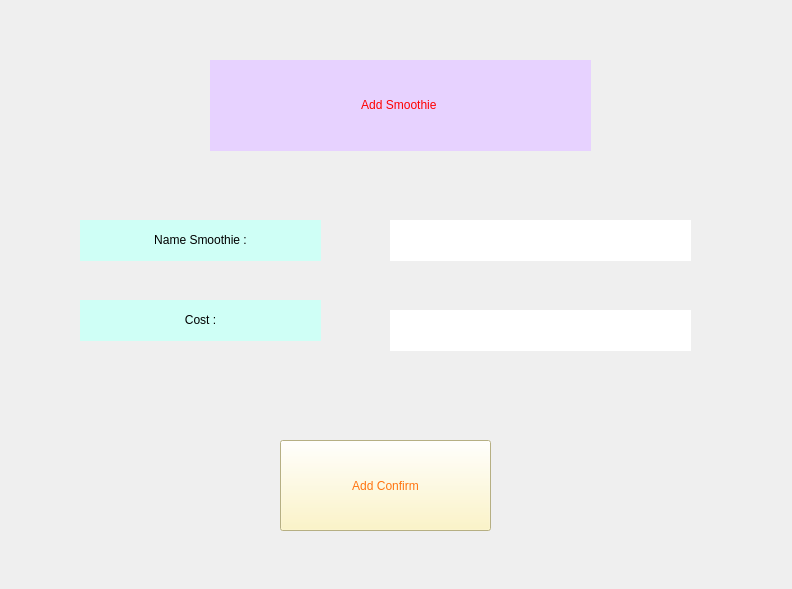
<?xml version="1.0" encoding="UTF-8"?>
<ui version="4.0">
 <class>Form</class>
 <widget class="QWidget" name="Form">
  <property name="geometry">
   <rect>
    <x>0</x>
    <y>0</y>
    <width>792</width>
    <height>589</height>
   </rect>
  </property>
  <property name="windowTitle">
   <string>Form</string>
  </property>
  <widget class="QLabel" name="label">
   <property name="geometry">
    <rect>
     <x>210</x>
     <y>60</y>
     <width>381</width>
     <height>91</height>
    </rect>
   </property>
   <property name="styleSheet">
    <string notr="true">font: 50pt &quot;Playbill&quot;;
background-color: rgb(231, 210, 255);
color: rgb(255, 0, 0);</string>
   </property>
   <property name="text">
    <string>&lt;html&gt;&lt;head/&gt;&lt;body&gt;&lt;p align=&quot;center&quot;&gt;Add Smoothie &lt;/p&gt;&lt;/body&gt;&lt;/html&gt;</string>
   </property>
  </widget>
  <widget class="QLabel" name="label_2">
   <property name="geometry">
    <rect>
     <x>80</x>
     <y>220</y>
     <width>241</width>
     <height>41</height>
    </rect>
   </property>
   <property name="styleSheet">
    <string notr="true">font: 20pt &quot;Tw Cen MT Condensed Extra Bold&quot;;
background-color: rgb(207, 255, 246);
</string>
   </property>
   <property name="text">
    <string>&lt;html&gt;&lt;head/&gt;&lt;body&gt;&lt;p align=&quot;center&quot;&gt;Name Smoothie :&lt;/p&gt;&lt;/body&gt;&lt;/html&gt;</string>
   </property>
  </widget>
  <widget class="QLabel" name="label_3">
   <property name="geometry">
    <rect>
     <x>80</x>
     <y>300</y>
     <width>241</width>
     <height>41</height>
    </rect>
   </property>
   <property name="styleSheet">
    <string notr="true">font: 20pt &quot;Tw Cen MT Condensed Extra Bold&quot;;
background-color: rgb(207, 255, 246);
</string>
   </property>
   <property name="text">
    <string>&lt;html&gt;&lt;head/&gt;&lt;body&gt;&lt;p align=&quot;center&quot;&gt;Cost :&lt;/p&gt;&lt;/body&gt;&lt;/html&gt;</string>
   </property>
  </widget>
  <widget class="QLabel" name="label_4">
   <property name="geometry">
    <rect>
     <x>390</x>
     <y>220</y>
     <width>301</width>
     <height>41</height>
    </rect>
   </property>
   <property name="styleSheet">
    <string notr="true">background-color: rgb(255, 255, 255);</string>
   </property>
   <property name="text">
    <string/>
   </property>
  </widget>
  <widget class="QLabel" name="label_5">
   <property name="geometry">
    <rect>
     <x>390</x>
     <y>310</y>
     <width>301</width>
     <height>41</height>
    </rect>
   </property>
   <property name="styleSheet">
    <string notr="true">background-color: rgb(255, 255, 255);</string>
   </property>
   <property name="text">
    <string/>
   </property>
  </widget>
  <widget class="QPushButton" name="pushAddcon">
   <property name="geometry">
    <rect>
     <x>280</x>
     <y>440</y>
     <width>211</width>
     <height>91</height>
    </rect>
   </property>
   <property name="styleSheet">
    <string notr="true">font: 24pt &quot;Tw Cen MT Condensed Extra Bold&quot;;
color:rgb(255, 116, 17);
background-color: rgb(255, 245, 184);</string>
   </property>
   <property name="text">
    <string>Add Confirm</string>
   </property>
  </widget>
  <widget class="QLabel" name="label_6">
   <property name="geometry">
    <rect>
     <x>-220</x>
     <y>-110</y>
     <width>1091</width>
     <height>741</height>
    </rect>
   </property>
   <property name="styleSheet">
    <string notr="true">background-image: url(:/newPrefix/d.jpg);</string>
   </property>
   <property name="text">
    <string/>
   </property>
  </widget>
  <zorder>label_6</zorder>
  <zorder>label</zorder>
  <zorder>label_2</zorder>
  <zorder>label_3</zorder>
  <zorder>label_4</zorder>
  <zorder>label_5</zorder>
  <zorder>pushAddcon</zorder>
 </widget>
 <resources>
  <include location="../JPEG/1.qrc"/>
 </resources>
 <connections/>
</ui>
